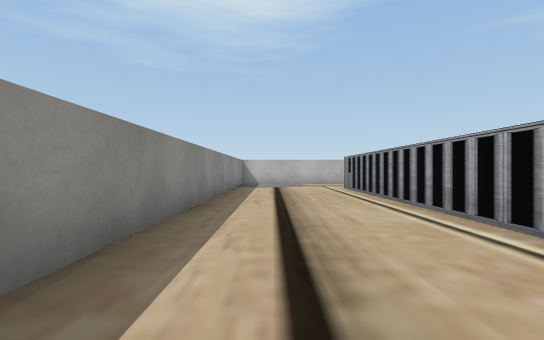
[1] (above)

16 first-person views from a walk through a Unity game level. The camera is 0.58 m above the floor, looks level and sees 85° across. The floor is counted in squares, 1 m on a side. Each view is taken from the middle of a square. On the plan, view 1 faces up. The plan holds only what a view shows up to about 9 squares ahead; the rest is blank. The player character is not drawn. Some surface patterns are stand-ins.

[2]
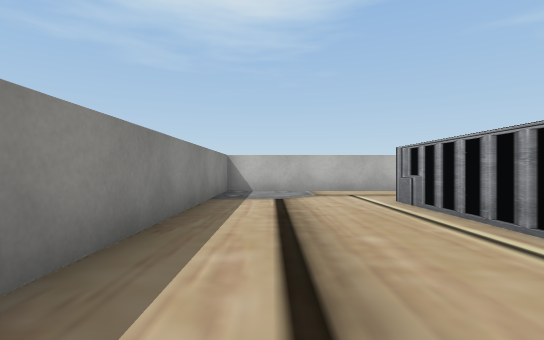

[3]
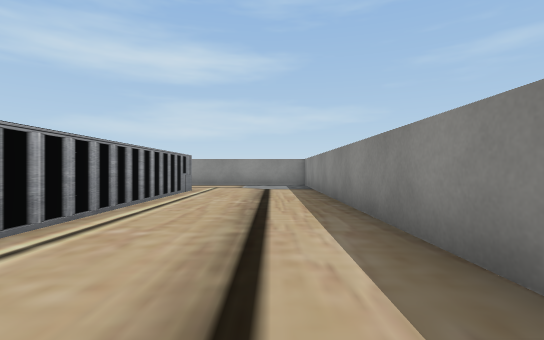

[4]
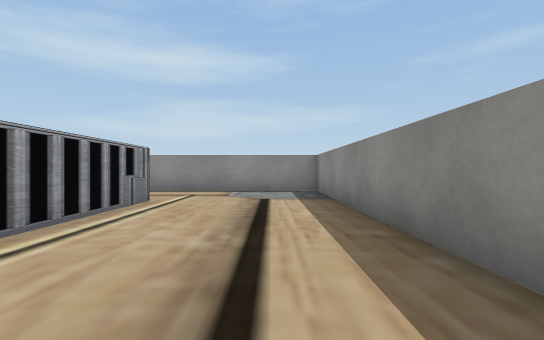

[5]
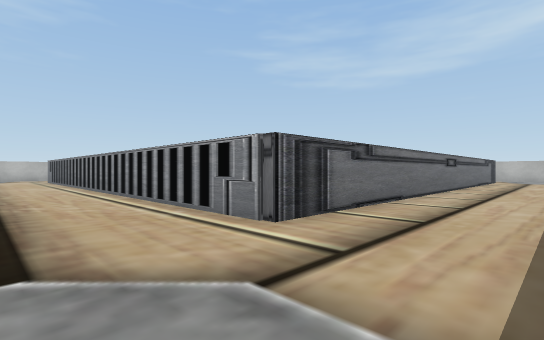

[6]
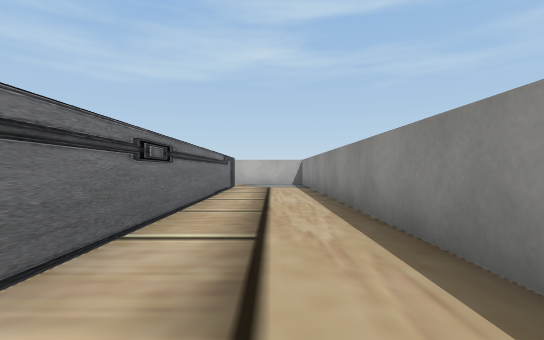

[7]
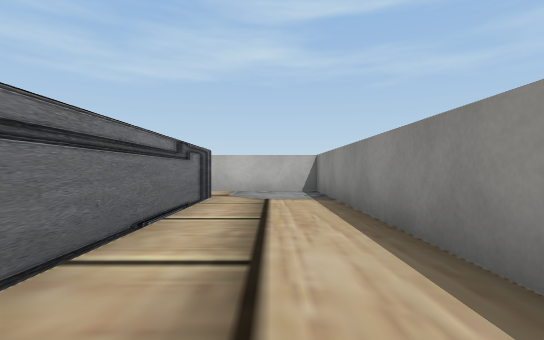

[8]
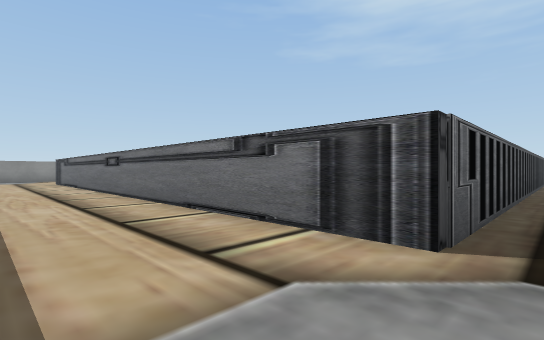

[9]
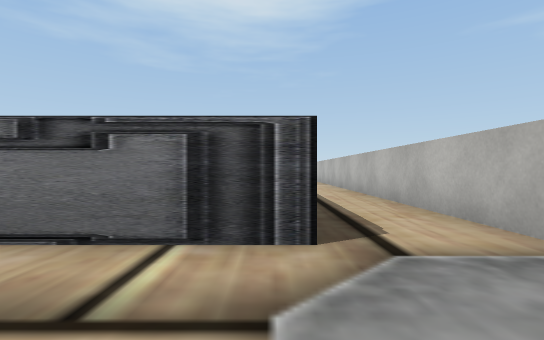

[10]
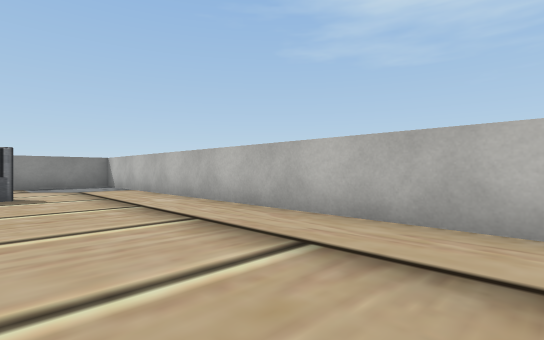

[11]
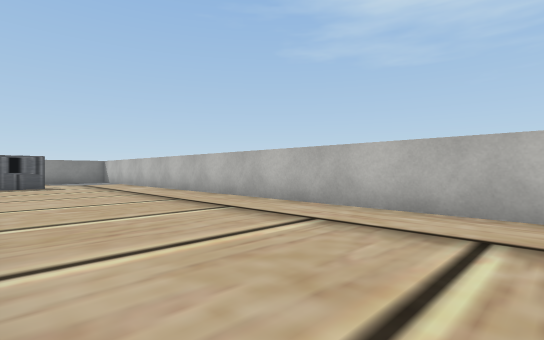

[12]
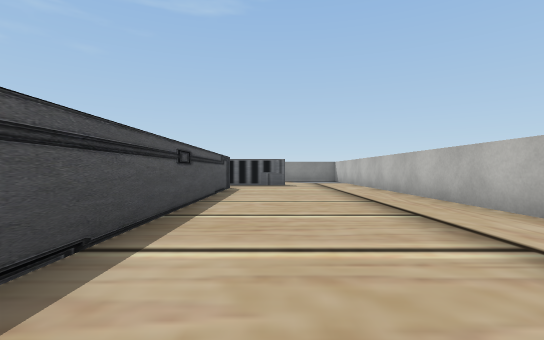

[13]
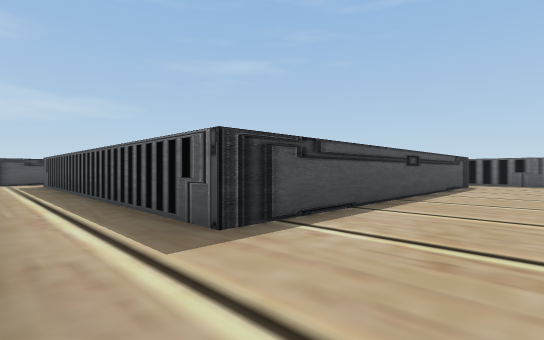

[14]
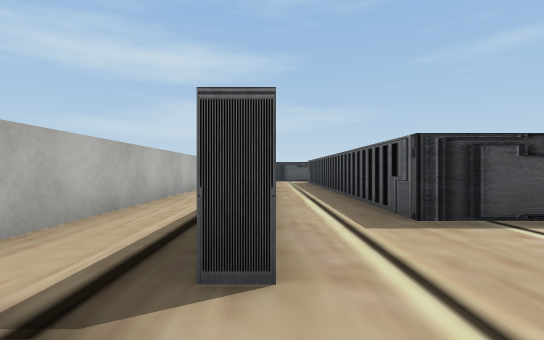

[15]
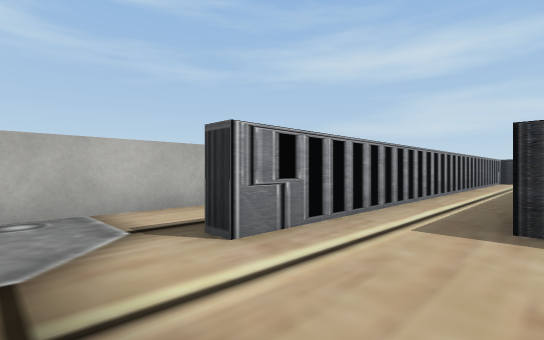

[16]
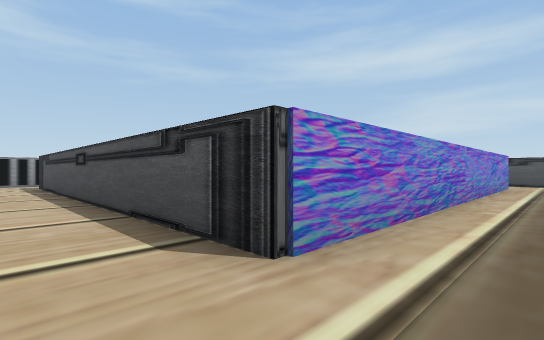

### Floor plan
Points are (right, up) in squares from view 1. A wall is a line through its corners. A room is listed if a view was taken in it or the views show most of it. See-through windows are left out.
Room 1 (views 1, 2, 3, 4, 5, 6, 7, 8, 9)
walls: (7.2, -7.3) (18.2, -7.3) (18.2, 10.9); (16.4, 4.9) (16.4, -4.7) (2.3, -4.7) (2.3, 9.5); (1.5, 12.3) (-1.2, 12.3) (-1.2, -7.3) (3.5, -7.3)
ways out: opening at (2, 10.5) to room 2; opening at (16, 10.5) to room 2
Room 2 (views 10, 11, 12, 13, 14, 15, 16)
walls: (2.7, 9.6) (2.7, 8.5); (13.9, 12.3) (1.5, 12.3); (4.3, -2.5) (4.3, 7.6) (14.3, 7.6) (14.3, -1.1); (16, 0.2) (16, 9.5) (16.5, 9.5)
ways out: opening at (2, 10.5) to room 1; opening at (16, 10.5) to room 1

Where each view was taken, in squares from view 1:
view 1: 0 up, 0 right, facing up
view 2: 4 up, 0 right, facing up
view 3: 4 up, 0 right, facing down
view 4: 1 up, 0 right, facing down
view 5: 7 down, 0 right, facing up-right
view 6: 6 down, 6 right, facing right
view 7: 6 down, 10 right, facing right
view 8: 7 down, 17 right, facing up-left
view 9: 7 down, 16 right, facing up
view 10: 9 up, 10 right, facing up-left
view 11: 8 up, 14 right, facing up-left
view 12: 9 up, 14 right, facing left
view 13: 10 up, 16 right, facing down-left
view 14: 11 up, 16 right, facing down
view 15: 11 up, 14 right, facing down-right
view 16: 9 up, 3 right, facing down-right
